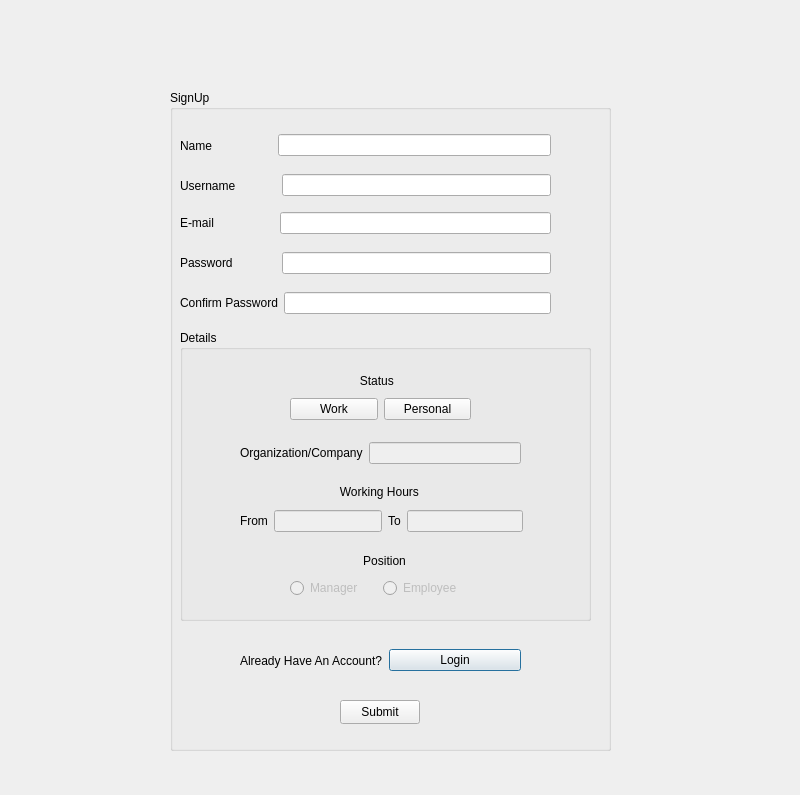
<?xml version="1.0" encoding="UTF-8"?>
<ui version="4.0">
 <class>Dialog</class>
 <widget class="QDialog" name="Dialog">
  <property name="geometry">
   <rect>
    <x>0</x>
    <y>0</y>
    <width>800</width>
    <height>795</height>
   </rect>
  </property>
  <property name="windowTitle">
   <string>Dialog</string>
  </property>
  <widget class="QGroupBox" name="groupBox">
   <property name="geometry">
    <rect>
     <x>170</x>
     <y>90</y>
     <width>441</width>
     <height>661</height>
    </rect>
   </property>
   <property name="title">
    <string>SignUp</string>
   </property>
   <widget class="QWidget" name="layoutWidget">
    <property name="geometry">
     <rect>
      <x>10</x>
      <y>40</y>
      <width>371</width>
      <height>31</height>
     </rect>
    </property>
    <layout class="QHBoxLayout" name="horizontalLayout">
     <item>
      <widget class="QLabel" name="label">
       <property name="text">
        <string>Name                  </string>
       </property>
      </widget>
     </item>
     <item>
      <widget class="QLineEdit" name="Name"/>
     </item>
    </layout>
   </widget>
   <widget class="QWidget" name="layoutWidget_2">
    <property name="geometry">
     <rect>
      <x>10</x>
      <y>80</y>
      <width>371</width>
      <height>31</height>
     </rect>
    </property>
    <layout class="QHBoxLayout" name="horizontalLayout_2">
     <item>
      <widget class="QLabel" name="label_2">
       <property name="text">
        <string>Username            </string>
       </property>
      </widget>
     </item>
     <item>
      <widget class="QLineEdit" name="username"/>
     </item>
    </layout>
   </widget>
   <widget class="QWidget" name="layoutWidget_3">
    <property name="geometry">
     <rect>
      <x>10</x>
      <y>120</y>
      <width>371</width>
      <height>26</height>
     </rect>
    </property>
    <layout class="QHBoxLayout" name="horizontalLayout_3">
     <item>
      <widget class="QLabel" name="label_3">
       <property name="text">
        <string>E-mail                  </string>
       </property>
      </widget>
     </item>
     <item>
      <widget class="QLineEdit" name="email"/>
     </item>
    </layout>
   </widget>
   <widget class="QWidget" name="layoutWidget_4">
    <property name="geometry">
     <rect>
      <x>10</x>
      <y>160</y>
      <width>371</width>
      <height>26</height>
     </rect>
    </property>
    <layout class="QHBoxLayout" name="horizontalLayout_4">
     <item>
      <widget class="QLabel" name="label_4">
       <property name="text">
        <string>Password             </string>
       </property>
      </widget>
     </item>
     <item>
      <widget class="QLineEdit" name="password">
       <property name="echoMode">
        <enum>QLineEdit::Password</enum>
       </property>
      </widget>
     </item>
    </layout>
   </widget>
   <widget class="QWidget" name="layoutWidget_5">
    <property name="geometry">
     <rect>
      <x>10</x>
      <y>200</y>
      <width>371</width>
      <height>26</height>
     </rect>
    </property>
    <layout class="QHBoxLayout" name="horizontalLayout_5">
     <item>
      <widget class="QLabel" name="label_5">
       <property name="text">
        <string>Confirm Password</string>
       </property>
      </widget>
     </item>
     <item>
      <widget class="QLineEdit" name="confirm_password">
       <property name="echoMode">
        <enum>QLineEdit::Password</enum>
       </property>
      </widget>
     </item>
    </layout>
   </widget>
   <widget class="QWidget" name="layoutWidget_6">
    <property name="geometry">
     <rect>
      <x>70</x>
      <y>540</y>
      <width>281</width>
      <height>61</height>
     </rect>
    </property>
    <layout class="QHBoxLayout" name="horizontalLayout_6">
     <item>
      <widget class="QLabel" name="label_6">
       <property name="text">
        <string>Already Have An Account?</string>
       </property>
      </widget>
     </item>
     <item>
      <widget class="QPushButton" name="pushButton">
       <property name="text">
        <string>Login</string>
       </property>
      </widget>
     </item>
    </layout>
   </widget>
   <widget class="QPushButton" name="pushButton_2">
    <property name="geometry">
     <rect>
      <x>170</x>
      <y>610</y>
      <width>80</width>
      <height>24</height>
     </rect>
    </property>
    <property name="text">
     <string>Submit</string>
    </property>
   </widget>
   <widget class="QGroupBox" name="groupBox_2">
    <property name="geometry">
     <rect>
      <x>10</x>
      <y>240</y>
      <width>411</width>
      <height>291</height>
     </rect>
    </property>
    <property name="title">
     <string>Details</string>
    </property>
    <widget class="QWidget" name="layoutWidget">
     <property name="geometry">
      <rect>
       <x>60</x>
       <y>110</y>
       <width>281</width>
       <height>26</height>
      </rect>
     </property>
     <layout class="QHBoxLayout" name="horizontalLayout_8">
      <item>
       <widget class="QLabel" name="label_8">
        <property name="text">
         <string>Organization/Company</string>
        </property>
       </widget>
      </item>
      <item>
       <widget class="QLineEdit" name="company">
        <property name="enabled">
         <bool>false</bool>
        </property>
        <property name="echoMode">
         <enum>QLineEdit::Normal</enum>
        </property>
       </widget>
      </item>
     </layout>
    </widget>
    <widget class="QWidget" name="layoutWidget">
     <property name="geometry">
      <rect>
       <x>60</x>
       <y>150</y>
       <width>283</width>
       <height>52</height>
      </rect>
     </property>
     <layout class="QVBoxLayout" name="verticalLayout_3">
      <item>
       <widget class="QLabel" name="label_11">
        <property name="text">
         <string>                              Working Hours</string>
        </property>
       </widget>
      </item>
      <item>
       <layout class="QHBoxLayout" name="horizontalLayout_12">
        <item>
         <layout class="QHBoxLayout" name="horizontalLayout_9">
          <item>
           <widget class="QLabel" name="label_10">
            <property name="text">
             <string>From</string>
            </property>
           </widget>
          </item>
          <item>
           <widget class="QLineEdit" name="from">
            <property name="enabled">
             <bool>false</bool>
            </property>
           </widget>
          </item>
         </layout>
        </item>
        <item>
         <layout class="QHBoxLayout" name="horizontalLayout_7">
          <item>
           <widget class="QLabel" name="label_9">
            <property name="text">
             <string>To</string>
            </property>
           </widget>
          </item>
          <item>
           <widget class="QLineEdit" name="to">
            <property name="enabled">
             <bool>false</bool>
            </property>
           </widget>
          </item>
         </layout>
        </item>
       </layout>
      </item>
     </layout>
    </widget>
    <widget class="QWidget" name="layoutWidget">
     <property name="geometry">
      <rect>
       <x>110</x>
       <y>220</y>
       <width>179</width>
       <height>48</height>
      </rect>
     </property>
     <layout class="QVBoxLayout" name="verticalLayout">
      <item>
       <widget class="QLabel" name="label_12">
        <property name="text">
         <string>                      Position</string>
        </property>
       </widget>
      </item>
      <item>
       <layout class="QHBoxLayout" name="horizontalLayout_10">
        <item>
         <widget class="QRadioButton" name="Manager">
          <property name="enabled">
           <bool>false</bool>
          </property>
          <property name="text">
           <string>Manager</string>
          </property>
         </widget>
        </item>
        <item>
         <widget class="QRadioButton" name="employee">
          <property name="enabled">
           <bool>false</bool>
          </property>
          <property name="text">
           <string>Employee</string>
          </property>
         </widget>
        </item>
       </layout>
      </item>
     </layout>
    </widget>
    <widget class="QWidget" name="layoutWidget">
     <property name="geometry">
      <rect>
       <x>110</x>
       <y>40</y>
       <width>181</width>
       <height>50</height>
      </rect>
     </property>
     <layout class="QVBoxLayout" name="verticalLayout_2">
      <item>
       <widget class="QLabel" name="label_7">
        <property name="text">
         <string>                     Status</string>
        </property>
       </widget>
      </item>
      <item>
       <layout class="QHBoxLayout" name="horizontalLayout_11">
        <item>
         <widget class="QPushButton" name="pushButton_3">
          <property name="text">
           <string>Work</string>
          </property>
         </widget>
        </item>
        <item>
         <widget class="QPushButton" name="pushButton_4">
          <property name="text">
           <string>Personal</string>
          </property>
         </widget>
        </item>
       </layout>
      </item>
     </layout>
    </widget>
   </widget>
  </widget>
 </widget>
 <resources/>
 <connections/>
</ui>
